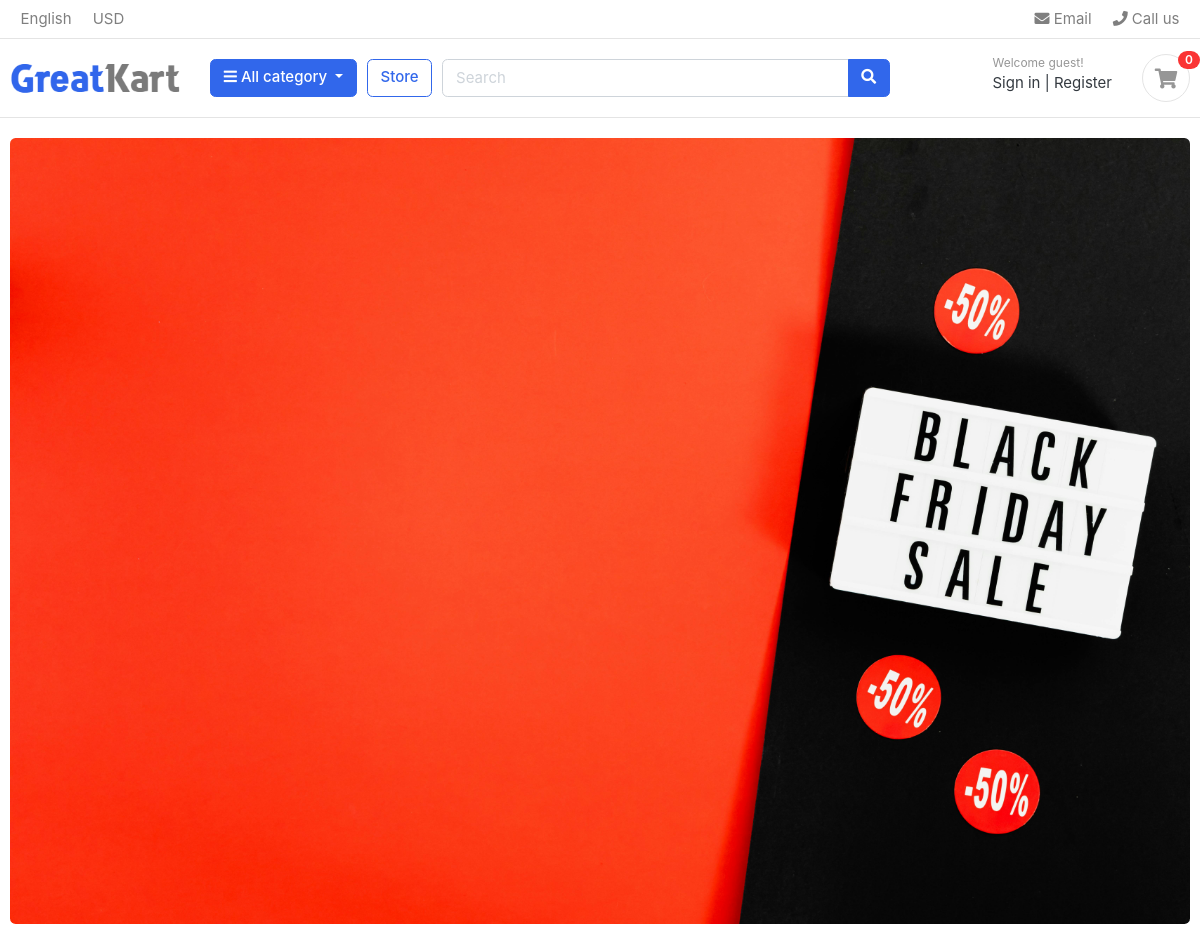
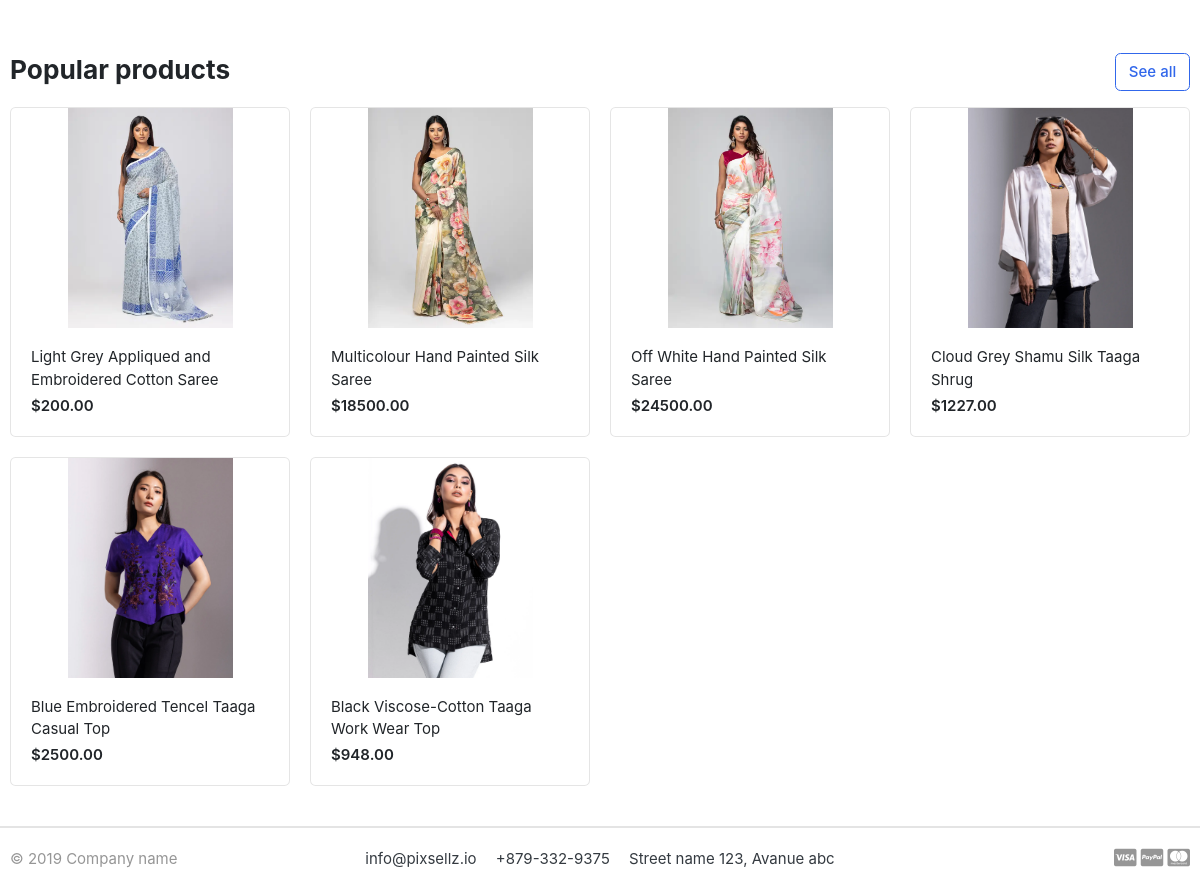
The page / on the database its author committed (2 pictures, top to bottom).
### store/models.py (models this page shows, shortened)
class Product(models.Model):
    product_name = models.CharField(max_length=200, unique=True)
    slug = models.SlugField(max_length=200, unique=True)
    description = models.TextField(max_length=500, blank=True)
    price = models.DecimalField(max_digits=10, decimal_places=2)
    images = models.ImageField(upload_to='photos/products')
    stock = models.IntegerField()
    is_available = models.BooleanField(default=True)
    category = models.ForeignKey(Category, on_delete=models.CASCADE)
    created_date = models.DateTimeField(auto_now_add=True)
    modified_date = models.DateTimeField(auto_now=True)
    def get_url(self):
        return reverse('product_detail', args=[self.category.slug, self.slug])

### gokart/views.py (the view)
# urls.py: path('', views.home, name='home'),
def home(request):
    products = Product.objects.all().filter(is_available=True)
    context = {
        'products': products,
    }
    return render(request, 'home.html', context)

### category/context_processors.py (called while the page is built)
def menu_links(request):
    links = Category.objects.all()
    return dict(links=links)

### category/models.py (called while the page is built)
    def get_url(self):
        return reverse('products_by_category', args=[self.slug])

### templates/home.html
{% extends 'base.html' %} {% load static %}
{% block content %}
<main>
	<section class="section-intro padding-y-sm">
		<div class="container">
			<div class="intro-banner-wrap">
				<img
					src="{% static '/images/banners/cover.jpg' %}"
					class="img-fluid rounded" />
			</div>
		</div>
	</section>
	<section class="section-name padding-y-sm">
		<div class="container">
			<header class="section-heading">
				<a
					href="/store/"
					class="btn btn-outline-primary float-right"
					>See all</a
				>
				<h3 class="section-title">Popular products</h3>
			</header>
			<div class="row">
				{% for product in products %}
				<div class="col-md-3">
					<div class="card card-product-grid">
						<a
							href="{{ product.get_url }}"
							class="img-wrap">
							<img src="{{product.images.url}}" />
						</a>
						<figcaption class="info-wrap">
							<a
								href="{{ product.get_url }}"
								class="title"
								>{{product.product_name}}</a
							>
							<div class="price mt-1">${{product.price}}</div>
						</figcaption>
					</div>
				</div>
				{% endfor %}
			</div>
		</div>
	</section>
</main>
{% endblock %}

### static/css/ui.css (style rules this page uses)
html { font-family: "Inter", sans-serif; font-size: 15px; }
.img-wrap { text-align: center; display: block; }
.img-wrap img { max-width: 100%; }
.padding-y-sm { padding-top: 20px; padding-bottom: 20px; }
.section-heading { margin-bottom: 20px; margin-top: 15px; }
.section-title { color: #212529; }
[class*=card-product] a.title { color: #212529; display: block; }
[class*=card-product] .img-wrap { overflow: hidden; position: relative; }
[class*=card-product] .img-wrap img { height: 100%; max-width: 100%; width: auto; display: inline-block; -o-object-fit: cover; object-fit: cover; }
.card-product-grid { margin-bottom: 20px; }
.card-product-grid .img-wrap { border-radius: 0.2rem 0.2rem 0 0; height: 220px; }
.card-product-grid .info-wrap { overflow: hidden; padding: 18px 20px; }
.card .img-wrap { overflow: hidden; }
.price { font-weight: 600; color: #212529; }

### rows shown on the page
Product: images (picture), product_name "Light Grey Appliqued and Embroidered Cotton Saree", price "200.00"
Product: images (picture), product_name "Multicolour Hand Painted Silk Saree", price "18500.00"
Product: images (picture), product_name "Off White Hand Painted Silk Saree", price "24500.00"
Product: images (picture), product_name "Cloud Grey Shamu Silk Taaga Shrug", price "1227.00"
Product: images (picture), product_name "Blue Embroidered Tencel Taaga Casual Top", price "2500.00"
Product: images (picture), product_name "Black Viscose-Cotton Taaga Work Wear Top", price "948.00"
